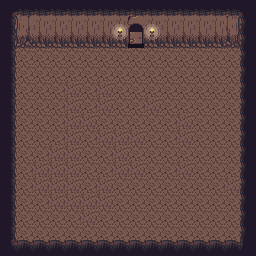

A level layout from a 2D game, rendered from its tile map. Below: a short description, then the map file with its tile-grid data intact:
An orthogonal 16x16 tile map with 16x16 px tiles, 5 tile layers (Ground, Collisions, Collisions1, Collisions2, ...), 2 tilesets and 8 objects.

<map version="1.10" tiledversion="1.10.1" orientation="orthogonal" renderorder="right-down" width="16" height="16" tilewidth="16" tileheight="16" infinite="0" nextlayerid="9" nextobjectid="13">
 <tileset firstgid="1" source="cave.tsx" />
 <tileset firstgid="1001" source="overworld.tsx" />
 <layer id="2" name="Ground" width="16" height="16">
  <data encoding="csv">
0,0,0,0,0,0,0,0,0,0,0,0,0,0,0,0,
0,0,0,0,0,0,0,0,0,0,0,0,0,0,0,0,
0,0,0,0,0,0,0,1,0,0,0,0,0,0,0,0,
0,1,1,1,1,1,1,1,1,1,1,1,1,1,1,0,
0,1,1,1,1,1,1,1,1,1,1,1,1,1,1,0,
0,1,1,1,128,1,128,1,1,1,1,1,1,1,1,0,
0,1,1,1,128,1,128,1,1,128,1,1,1,1,1,0,
0,121,1,1,128,128,1,1,1,1,1,128,1,1,1,0,
0,121,1,1,128,1,128,128,128,1,1,128,1,1,1,0,
0,1,1,128,128,1,1,128,1,1,1,1,1,1,1,0,
0,1,128,128,128,1,1,128,128,1,1,128,1,1,1,0,
0,1,128,128,128,1,128,1,1,1,1,1,1,1,128,0,
0,1,1,128,128,128,128,1,1,1,1,1,1,1,1,0,
0,1,1,1,1,128,1,1,1,1,1,1,1,1,1,0,
0,1,1,1,1,1,1,1,1,1,1,1,1,1,1,0,
0,0,0,0,0,0,0,0,0,0,0,0,0,0,0,0
</data>
 </layer>
 <layer id="3" name="Collisions" width="16" height="16">
  <data encoding="csv">
5,83,83,83,83,83,83,83,83,83,83,83,83,83,83,6,
44,162,163,163,163,163,163,163,1181,163,163,163,163,163,164,42,
44,202,203,203,203,203,203,203,1221,203,203,203,203,203,204,42,
44,0,0,0,0,0,0,0,0,0,0,0,0,0,0,42,
44,0,0,0,0,0,0,0,0,0,0,0,0,0,0,42,
44,0,0,0,0,0,0,0,0,0,0,0,0,0,0,42,
44,0,0,0,0,0,0,0,0,0,0,0,0,0,0,42,
44,0,0,0,0,0,0,0,0,0,0,0,0,0,0,42,
44,0,0,0,0,0,0,0,0,0,0,0,0,0,0,42,
44,0,0,0,0,0,0,0,0,0,0,0,0,0,0,42,
44,0,0,0,0,0,0,0,0,0,0,0,0,0,0,42,
44,0,0,0,0,0,0,0,0,0,0,0,0,0,0,42,
44,0,0,0,0,0,0,0,0,0,0,0,0,0,0,42,
44,0,0,0,0,0,0,0,0,0,0,0,0,0,0,42,
44,0,0,0,0,0,0,0,0,0,0,0,0,0,0,42,
45,3,3,3,3,3,3,3,3,3,3,3,3,3,3,46
</data>
 </layer>
 <layer id="4" name="Collisions1" width="16" height="16">
  <data encoding="csv">
0,0,0,0,0,0,0,0,0,0,0,0,0,0,0,0,
0,0,0,0,0,0,0,0,1179,0,0,0,0,0,0,0,
0,0,0,0,0,0,0,0,1219,0,0,0,0,0,0,0,
0,0,0,0,0,0,0,0,0,0,0,0,0,0,0,0,
0,0,0,0,0,0,0,0,0,0,0,0,0,0,0,0,
0,0,0,0,0,0,0,0,0,0,0,0,0,0,0,0,
0,0,0,0,0,0,0,0,0,0,0,0,0,0,0,0,
0,1,0,0,0,0,0,0,0,0,0,0,0,0,0,0,
0,1,0,0,0,0,0,0,0,0,0,0,0,0,0,0,
0,0,0,0,0,0,0,0,0,0,0,0,0,0,0,0,
0,0,0,0,0,0,0,0,0,0,0,0,0,0,0,0,
0,0,0,0,0,0,0,0,0,0,0,0,0,0,0,0,
0,0,0,0,0,0,0,0,0,0,0,0,0,0,0,0,
0,0,0,0,0,0,0,0,0,0,0,0,0,0,0,0,
0,0,0,0,0,0,0,0,0,0,0,0,0,0,0,0,
0,0,0,0,0,0,0,0,0,0,0,0,0,0,0,0
</data>
 </layer>
 <layer id="5" name="Collisions2" width="16" height="16">
  <data encoding="csv">
0,0,0,0,0,0,0,0,0,0,0,0,0,0,0,0,
0,0,0,0,0,0,0,201,0,201,0,0,0,0,0,0,
0,0,0,0,0,0,0,241,0,241,0,0,0,0,0,0,
0,0,0,0,0,0,0,0,0,0,0,0,0,0,0,0,
0,0,0,0,0,0,0,0,0,0,0,0,0,0,0,0,
0,0,0,0,0,0,0,0,0,0,0,0,0,0,0,0,
0,0,0,0,0,0,0,0,0,0,0,0,0,0,0,0,
0,0,0,0,0,0,0,0,0,0,0,0,0,0,0,0,
0,0,0,0,0,0,0,0,0,0,0,0,0,0,0,0,
0,0,0,0,0,0,0,0,0,0,0,0,0,0,0,0,
0,0,0,0,0,0,0,0,0,0,0,0,0,0,0,0,
0,0,0,0,0,0,0,0,0,0,0,0,0,0,0,0,
0,0,0,0,0,0,0,0,0,0,0,0,0,0,0,0,
0,0,0,0,0,0,0,0,0,0,0,0,0,0,0,0,
0,0,0,0,0,0,0,0,0,0,0,0,0,0,0,0,
0,0,0,0,0,0,0,0,0,0,0,0,0,0,0,0
</data>
 </layer>
 <layer id="6" name="Collisions3" width="16" height="16">
  <data encoding="csv">
5,0,0,0,0,0,0,0,83,0,0,0,0,0,0,6,
44,0,0,0,0,0,0,0,1180,0,0,0,0,0,0,42,
44,0,0,0,0,0,0,0,0,0,0,0,0,0,0,42,
44,0,0,0,0,0,0,0,0,0,0,0,0,0,0,42,
44,0,0,0,0,0,0,0,0,0,0,0,0,0,0,42,
44,0,0,0,0,0,0,0,0,0,0,0,0,0,0,42,
44,0,0,0,0,0,0,0,0,0,0,0,0,0,0,42,
44,0,0,0,0,0,0,0,0,0,0,0,0,0,0,42,
44,0,0,0,0,0,0,0,0,0,0,0,0,0,0,42,
44,0,0,0,0,0,0,0,0,0,0,0,0,0,0,42,
44,0,0,0,0,0,0,0,0,0,0,0,0,0,0,42,
44,0,0,0,0,0,0,0,0,0,0,0,0,0,0,42,
44,0,0,0,0,0,0,0,0,0,0,0,0,0,0,42,
44,0,0,0,0,0,0,0,0,0,0,0,0,0,0,42,
44,0,0,0,0,0,0,0,0,0,0,0,0,0,0,42,
45,3,3,3,3,3,3,3,3,3,3,3,3,3,3,46
</data>
 </layer>
 <objectgroup id="7" name="Collisions">
  <object id="1" x="0" y="0" width="126" height="48" />
  <object id="2" x="145.273" y="0" width="110.727" height="48" />
  <object id="4" x="0" y="240" width="256" height="16" />
  <object id="5" x="240" y="0" width="16" height="256" />
  <object id="7" x="0" y="0" width="16" height="112" />
  <object id="10" x="0" y="144" width="16" height="96" />
 </objectgroup>
 <objectgroup id="8" name="Collisions1">
  <object id="11" x="126" y="0" width="19.3333" height="48" />
  <object id="12" x="0" y="112" width="16" height="32" />
 </objectgroup>
</map>
